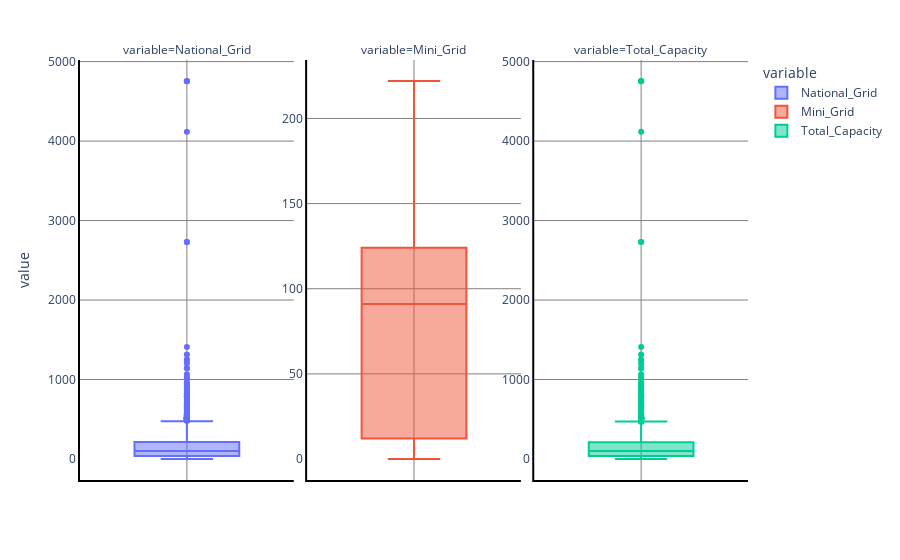

Here is the notebook cell this chart was saved with:
### Markdown cell above
### Using boxplot to see outliers in the dataset

### Code cell
fig = px.box(df_analysis.melt(), y="value", facet_col="variable", boxmode="overlay", color="variable")
fig.update_yaxes(matches=None)

for i in range(len(fig["data"])):
    yaxis_name = 'yaxis' if i == 0 else f'yaxis{i + 1}'
    fig.layout[yaxis_name].showticklabels = True

fig.update_layout(legend = dict(bgcolor = 'white'))
fig.update_layout(plot_bgcolor='white')

fig.update_xaxes(showline=True, linewidth=2, linecolor='black')#, mirror=True)
fig.update_yaxes(showline=True, linewidth=2, linecolor='black')#, mirror=True)

fig.update_xaxes(showgrid=True, gridwidth=1, gridcolor='gray')
fig.update_yaxes(showgrid=True, gridwidth=1, gridcolor='gray')

fig.show()

### Figure 1 — Plotly figure (JSON) as saved in the notebook; plotly's stock layout.template omitted (floating-point values rounded to 4 significant figures; data arrays with more than 128 entries replaced by an {"elided": "..."} marker saying what was removed)
{"data": [{"alignmentgroup": "True", "hovertemplate": "variable=National_Grid<br>value=%{y}<extra></extra>", "legendgroup": "National_Grid", "marker": {"color": "#636efa"}, "name": "National_Grid", "notched": false, "offsetgroup": "National_Grid", "orientation": "v", "showlegend": true, "type": "box", "x0": " ", "xaxis": "x", "y": {"elided": "4317 int values"}, "y0": " ", "yaxis": "y"}, {"alignmentgroup": "True", "hovertemplate": "variable=Mini_Grid<br>value=%{y}<extra></extra>", "legendgroup": "Mini_Grid", "marker": {"color": "#EF553B"}, "name": "Mini_Grid", "notched": false, "offsetgroup": "Mini_Grid", "orientation": "v", "showlegend": true, "type": "box", "x0": " ", "xaxis": "x2", "y": {"elided": "4317 int values"}, "y0": " ", "yaxis": "y2"}, {"alignmentgroup": "True", "hovertemplate": "variable=Total_Capacity<br>value=%{y}<extra></extra>", "legendgroup": "Total_Capacity", "marker": {"color": "#00cc96"}, "name": "Total_Capacity", "notched": false, "offsetgroup": "Total_Capacity", "orientation": "v", "showlegend": true, "type": "box", "x0": " ", "xaxis": "x3", "y": {"elided": "4317 int values"}, "y0": " ", "yaxis": "y3"}], "layout": {"annotations": [{"font": {}, "showarrow": false, "text": "variable=National_Grid", "x": 0.16, "xanchor": "center", "xref": "paper", "y": 1, "yanchor": "bottom", "yref": "paper"}, {"font": {}, "showarrow": false, "text": "variable=Mini_Grid", "x": 0.5, "xanchor": "center", "xref": "paper", "y": 1, "yanchor": "bottom", "yref": "paper"}, {"font": {}, "showarrow": false, "text": "variable=Total_Capacity", "x": 0.84, "xanchor": "center", "xref": "paper", "y": 1, "yanchor": "bottom", "yref": "paper"}], "boxmode": "overlay", "legend": {"bgcolor": "white", "title": {"text": "variable"}, "tracegroupgap": 0}, "margin": {"t": 60}, "plot_bgcolor": "white", "xaxis": {"anchor": "y", "domain": [0, 0.32], "gridcolor": "gray", "gridwidth": 1, "linecolor": "black", "linewidth": 2, "showgrid": true, "showline": true}, "xaxis2": {"anchor": "y2", "domain": [0.34, 0.66], "gridcolor": "gray", "gridwidth": 1, "linecolor": "black", "linewidth": 2, "matches": "x", "showgrid": true, "showline": true}, "xaxis3": {"anchor": "y3", "domain": [0.68, 1.0], "gridcolor": "gray", "gridwidth": 1, "linecolor": "black", "linewidth": 2, "matches": "x", "showgrid": true, "showline": true}, "yaxis": {"anchor": "x", "domain": [0, 1], "gridcolor": "gray", "gridwidth": 1, "linecolor": "black", "linewidth": 2, "showgrid": true, "showline": true, "showticklabels": true, "title": {"text": "value"}}, "yaxis2": {"anchor": "x2", "domain": [0, 1], "gridcolor": "gray", "gridwidth": 1, "linecolor": "black", "linewidth": 2, "showgrid": true, "showline": true, "showticklabels": true}, "yaxis3": {"anchor": "x3", "domain": [0, 1], "gridcolor": "gray", "gridwidth": 1, "linecolor": "black", "linewidth": 2, "showgrid": true, "showline": true, "showticklabels": true}}}
